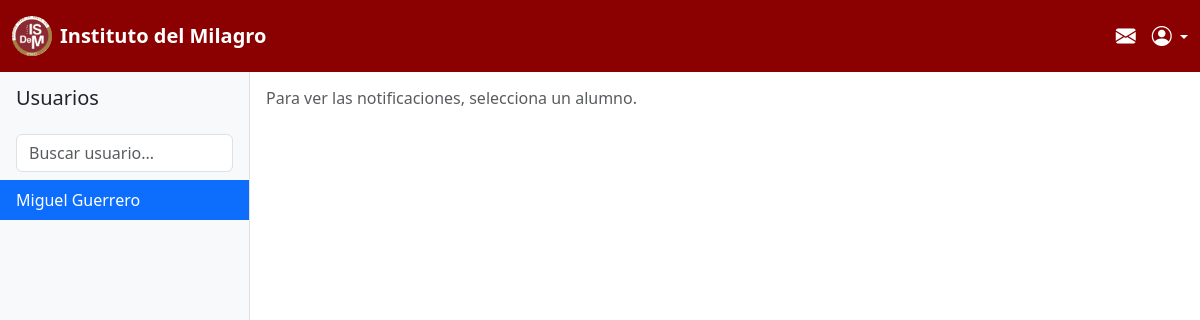
Before: /panel/ with the older database file.
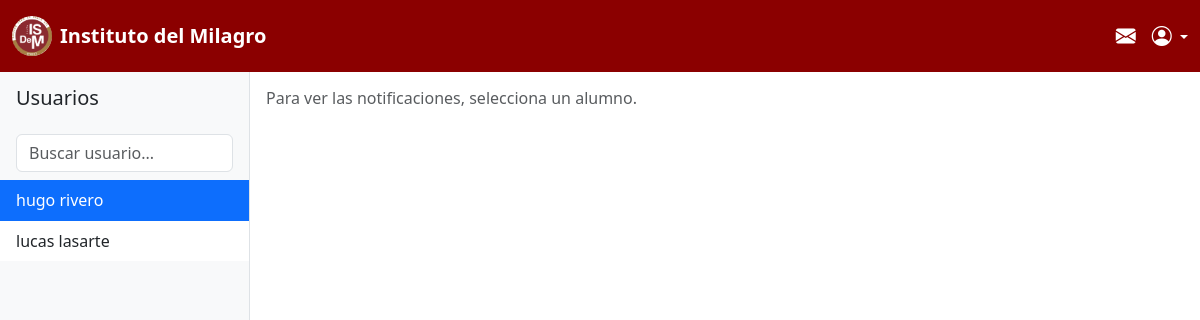
After: the same page with the newer database file.
### mensajes/models.py (models this page shows)
class PerfilAlumno(models.Model):
    user = models.OneToOneField(User, on_delete=models.CASCADE)
    dni = models.CharField(max_length=20, unique=True)
    telefono = models.CharField(max_length=20, blank=True, null=True)
    direccion = models.CharField(max_length=200, blank=True, null=True)
    carrera = models.ForeignKey(Carrera, on_delete=models.SET_NULL, blank=True, null=True)
    estado_documentacion = models.BooleanField(default=True)  # True = completa, False = faltante
    estado_pago = models.BooleanField(default=True)  # True = al día, False = pendiente
    def __str__(self):
        return f"{self.user.first_name} {self.user.last_name}"

### mensajes/views.py (the view)
# urls.py: path('panel/', views.panel_admin, name='panel_admin'),
def panel_admin(request):
    alumnos = PerfilAlumno.objects.filter(user__is_staff=False).order_by('user__first_name')
    print(alumnos)
    alumno_seleccionado = alumnos.first() if alumnos.exists() else None
    notificaciones = []
    if alumno_seleccionado:
        notificaciones = Notificacion.objects.filter(alumnos=alumno_seleccionado).order_by('-fecha_envio')
    context = {
        'alumnos': alumnos,
        'alumno_seleccionado': alumno_seleccionado,
        'notificaciones': notificaciones,
    }
    return render(request, 'mensajes/panel_admin.html', context)

### mensajes/templates/mensajes/panel_admin.html (shortened to what this page needs)
<!DOCTYPE html>
<html lang="es">
<head>
    <link href="https://cdn.jsdelivr.net/npm/bootstrap@5.3.1/dist/css/bootstrap.min.css" rel="stylesheet">
    <link rel="stylesheet" href="https://cdn.jsdelivr.net/npm/bootstrap-icons@1.11.3/font/bootstrap-icons.min.css">
</head>
<body style="padding-top: 70px;">
    {% include "mensajes/navbar.html" %}
<div class="d-flex vh-100">
    <div class="sidebar bg-light border-end">
        <h5 class="p-3">Usuarios</h5>
        <div class="px-3 pb-2">
            <input type="text" id="searchUser" class="form-control" placeholder="Buscar usuario...">
        </div>
        <ul id="alumnosList" class="list-group list-group-flush">
            {% for alumno in alumnos %}
                <li class="list-group-item {% if alumno == alumno_seleccionado %}active{% endif %}" data-alumno-id="{{ alumno.id }}">
                    {{ alumno.user.first_name }} {{ alumno.user.last_name }}
                </li>
            {% endfor %}
        </ul>
    </div>
    <div class="chat-area d-flex flex-column flex-grow-1">
        <div class="messages flex-grow-1 p-3" style="overflow-y: auto;">
            <p id="mensaje-inicial" class="text-muted">
                Para ver las notificaciones, selecciona un alumno.
            </p>
        </div>
    </div>
</div>
</body>
</html>

Changed rows visible on the page:
removed PerfilAlumno: user.first_name "Miguel", user.last_name "Guerrero"
added PerfilAlumno: user.first_name "hugo", user.last_name "rivero"
now on this page (row edited): PerfilAlumno: user.first_name "lucas", user.last_name "lasarte"
